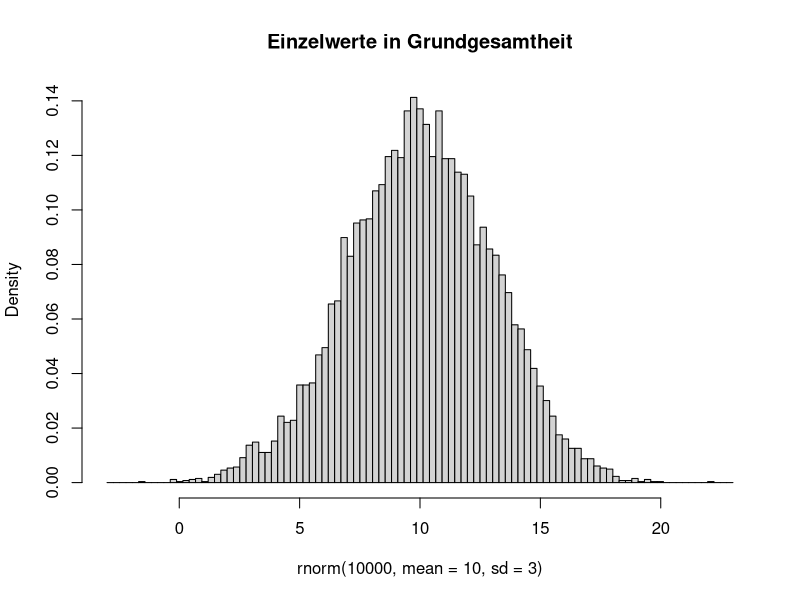
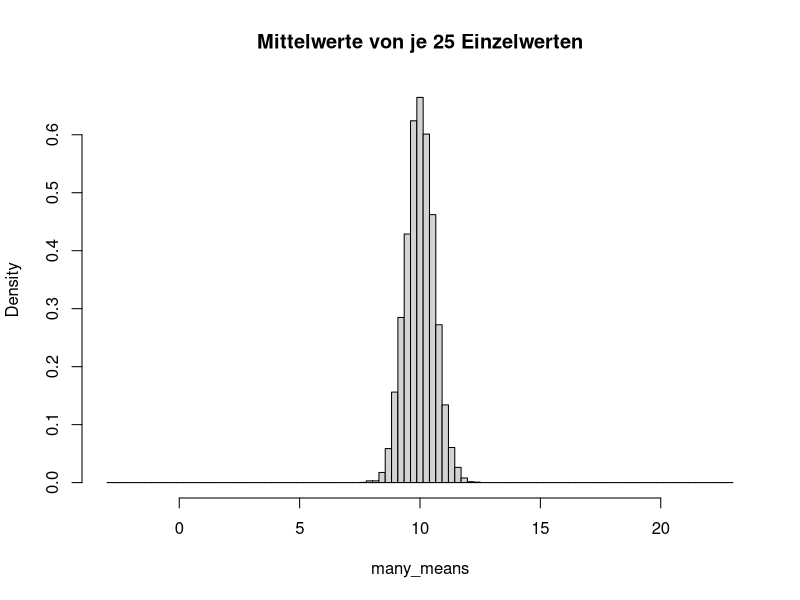
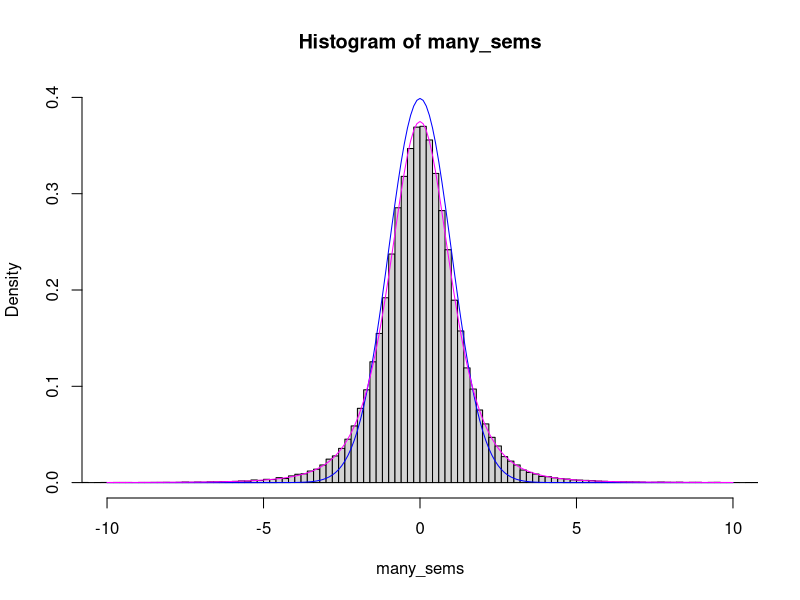
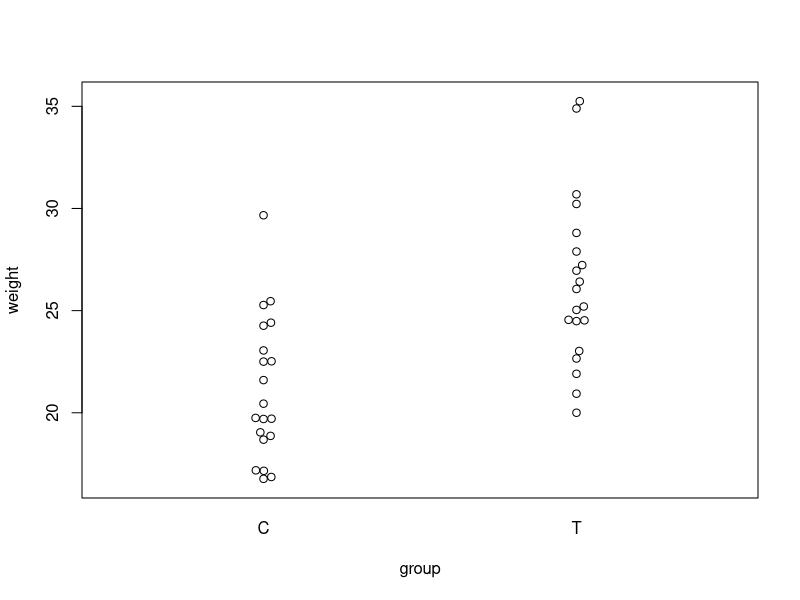
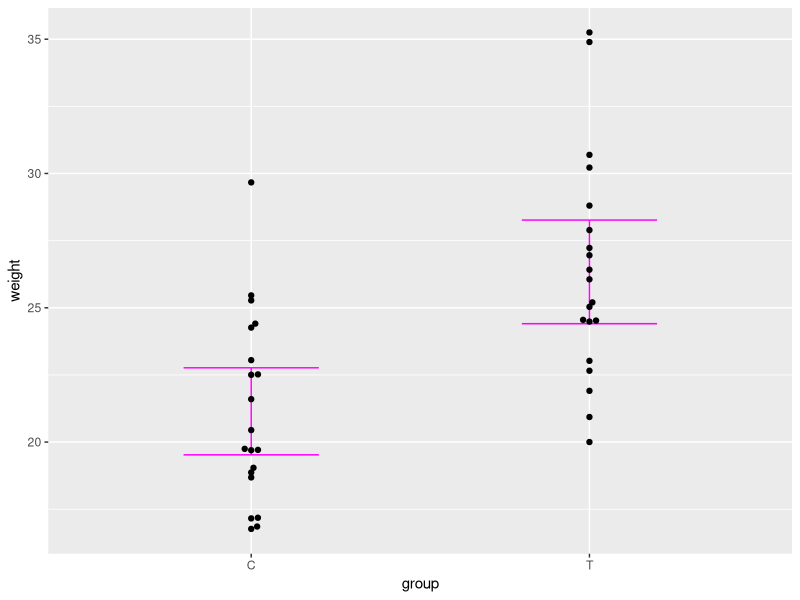
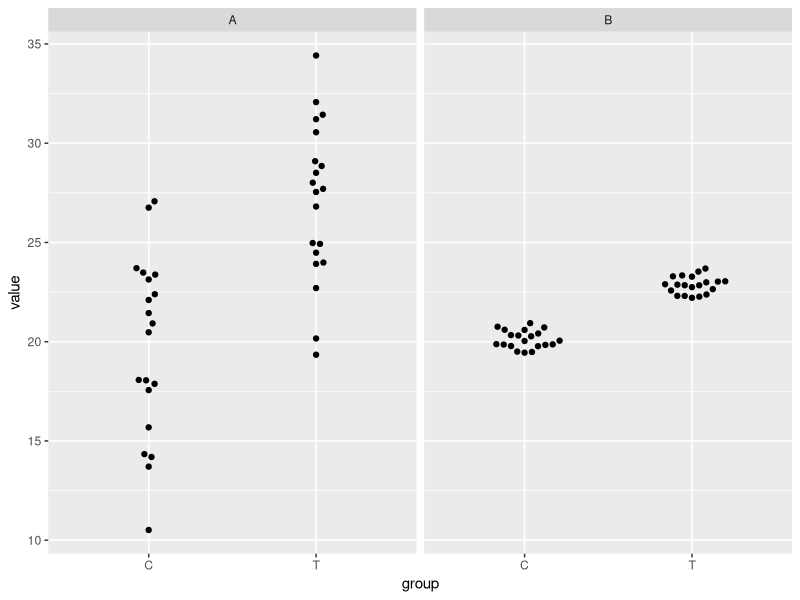
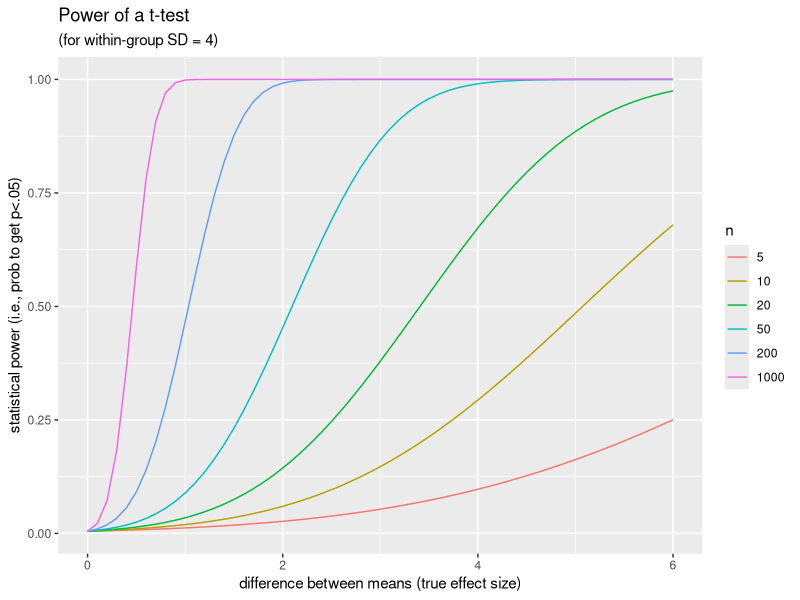
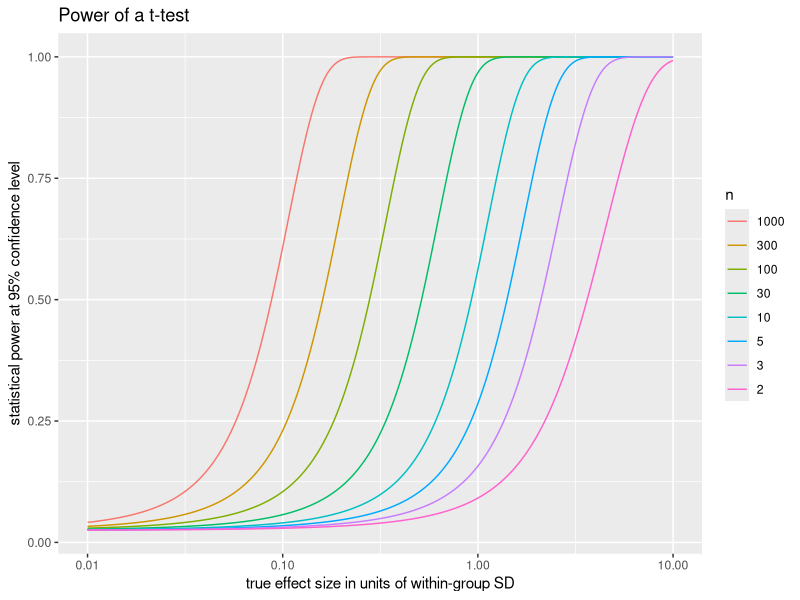

Write the R code that produced these figures, in order.
## ---- chunk 1
library( tidyverse )
library( ggbeeswarm )
set.seed( 13245768 )
## ---- chunk 2
rnorm( 25, mean=10, sd=3 ) -> x
x
## ---- chunk 3
mean(x)
## ---- chunk 4
replicate( 10000, { 
  rnorm( 25, mean=10, sd=3 ) -> x
  mean( x ) 
} ) -> many_means 
## ---- chunk 5
breaks <- seq( -3, 23, length.out=100 )

hist( rnorm( 10000, mean=10, sd=3 ), freq=FALSE, breaks=breaks, main="Einzelwerte in Grundgesamtheit" ) 

hist( many_means, freq=FALSE, breaks=breaks, main="Mittelwerte von je 25 Einzelwerten" ) 
## ---- chunk 6
rnorm( 25, mean=10, sd=3 ) -> x
mean( x ) 
sd( x )
## ---- chunk 7
sd(x) / sqrt(25)
## ---- chunk 8
replicate( 10000, {
  rnorm( 25, mean=10, sd=3 ) -> x
  c( mean=mean(x), sem=sd(x)/5 )
}) %>% t -> many_means_with_sem

head( many_means_with_sem )
## ---- chunk 9
many_means_with_sem %>%
as_tibble() %>%
mutate( contains_true_value = mean-sem < 10 & mean+sem > 10 ) %>%
summarise( mean(contains_true_value) )
## ---- chunk 10
many_means_with_sem %>%
as_tibble() %>%
mutate( contains_true_value = mean-2*sem < 10 & mean+2*sem > 10 ) %>%
summarise( mean(contains_true_value) )
## ---- chunk 11
rnorm( 25, mean=10, sd=3 ) -> x

# Stichproben-Mittelwert:
mean(x) -> mu

# SEM:
sd(x) / sqrt(length(x)) -> sem
sem

# zugehöriges 95%-KI
c( mu-2*sem, mu+2*sem )
## ---- chunk 12
qnorm( .025  )
qnorm( .975  )
## ---- chunk 13
replicate( 10000, {
  rnorm( 5, mean=10, sd=3 ) -> x
  c( mean=mean(x), sem=sd(x)/sqrt(length(x)) )
}) %>% t -> many_means_with_sem


many_means_with_sem %>%
as_tibble() %>%
mutate( contains_true_value = mean-2*sem < 10 & mean+2*sem > 10 ) %>%
summarise( mean(contains_true_value) )
## ---- chunk 14
qt( 0.025, df=4 )
qt( 0.975, df=4 )
## ---- chunk 15
many_means_with_sem %>%
as_tibble() %>%
mutate( contains_true_value = mean-2.78*sem < 10 & mean+2.78*sem > 10 ) %>%
summarise( mean(contains_true_value) )
## ---- chunk 16
tibble( n = c(2:10, 15,20, 50, 100, 1000, 10000 ) ) %>%
mutate( f95 = qt( .975, n-1 ) %>% round(2) ) 
## ---- chunk 17
n <- 5
replicate( 100000, {
  rnorm( n, mean=0, sd=1 ) -> x
  sd(x) / sqrt(n) -> sem
  mean(x) / sem
}) -> many_sems  

hist( many_sems, 300, xlim=c(-10, 10), freq=FALSE, ylim=c(0,.4) )

xg <- seq( -10, 10, by=.1 )
lines( xg, dnorm( xg ), col="blue" )
lines( xg, dt( xg, n-1 ), col="magenta" )
## ---- chunk 18
# Einzelwerte
c( 10.95, 8.21, 8.19, 6.33, 11.09, 12.28, 10.01, 7.14 ) -> x

# Mittelwert
mean(x) -> mymean
mymean

#SEM
sd(x)/sqrt(length(x)) -> sem

# KI
c( mymean - 2*sem, mymean + 2*sem )
## ---- chunk 19
qt( .975, length(x)-1 ) -> q

# KI
c( mymean - q*sem, mymean + q*sem )
## ---- chunk 20
t.test(x)$conf.int
## ---- chunk 21
set.seed( 1324996 )

bind_rows(
  tibble( weight = rnorm( n=20, mean=22, sd=4 ), group = "C" ),
  tibble( weight = rnorm( n=20, mean=26, sd=4 ), group = "T" ) ) -> weight_data

beeswarm::beeswarm( weight ~ group, weight_data )
## ---- chunk 22
weight_data %>%
group_by( group ) %>%
summarise( broom::tidy( t.test( weight ) ) ) %>%
select( group, mean=estimate, conf.low, conf.high ) -> weight_data_means

weight_data_means
## ---- chunk 23
ggplot( NULL ) +
  geom_errorbar( aes( x=group, ymin=conf.low, ymax=conf.high ), data=weight_data_means, width=.4, col="magenta" ) +
  geom_beeswarm( aes( x=group, y=weight ), data=weight_data ) 
## ---- chunk 24
t.test( weight ~ group, weight_data )
## ---- chunk 25
t.test( weight ~ group, weight_data, var.equal=TRUE )
## ---- chunk 26
t.test( weight ~ group, weight_data, conf.level=.999 )
## ---- chunk 27
t.test( weight ~ group, weight_data, conf.level=1-0.0001154 )
## ---- chunk 28
set.seed( 1324 )
bind_rows(
  tibble( group="C", experiment="A", value=rnorm( 20, 20, 4 ) ),
  tibble( group="T", experiment="A", value=rnorm( 20, 27, 4 ) ),
  tibble( group="C", experiment="B", value=rnorm( 20, 20, .5 ) ),
  tibble( group="T", experiment="B", value=rnorm( 20, 23, .5 ) ) ) -> data2exp

data2exp %>%
ggplot +
  geom_beeswarm( aes( x=group, y=value ), cex=2.2 ) +
  facet_grid( cols=vars(experiment) )
## ---- chunk 29
data2exp %>%
group_by( experiment ) %>%
summarise( broom::tidy( t.test( value ~ group, var.equal=TRUE ) ) )
## ---- chunk 30
data2exp %>%
filter( experiment=="A" ) %>%
group_by( group ) %>%
mutate( group_mean = mean(value) ) %>%
ungroup %>%
mutate( residuals = value - group_mean ) %>%  
summarise( sum_of_squares = sum( residuals^2 ), n=n() ) %>%
mutate( pooled_variance = sum_of_squares / (n-2) ) %>%
mutate( pooled_sd = sqrt( pooled_variance ) ) %>%
pull(pooled_sd) -> pooled_sd

data2exp %>%
filter( experiment=="A" ) %>%
group_by( group ) %>%
summarise( 
  group_mean = mean(value),
  group_mean_se = pooled_sd / sqrt( n() ),
  n=n() ) %>%
summarise( 
  mean_diff = diff( group_mean ),
  mean_diff_se = sqrt( sum( group_mean_se^2 ) ),
  n = sum(n) ) %>%
mutate( t = mean_diff / mean_diff_se ) %>%
mutate( p = 2* ( 1-pt( t, n-2 ) ) )
## ---- chunk 31
ctrl  <- rnorm( n=20, mean=22, sd=4 ) 
treat <- rnorm( n=20, mean=26, sd=4 ) 

t.test( ctrl, treat )
## ---- chunk 32
replicate( 10000, {
  ctrl  <- rnorm( n=20, mean=22, sd=4 ) 
  treat <- rnorm( n=20, mean=25, sd=4 ) 

  t.test( ctrl, treat )$p.value } ) -> many_pvals

mean( many_pvals < .05 )
## ---- chunk 33
power.t.test( n=20, delta=3, sd=4 )
## ---- chunk 34
expand_grid( diff=seq( 0, 6, by=.1 ), n=c(5, 10, 20, 50, 200, 1000 ) ) %>%
rowwise() %>%
mutate( power = power.t.test( n=n, delta=diff, sd=4, sig.level = 0.01 )$power ) %>%
ggplot( aes( x=diff, y=power, col=factor(n) ) ) +
  geom_line() +
  labs( 
    x = "difference between means (true effect size)",
    y = "statistical power (i.e., prob to get p<.05)",
    col = "n",
    title = "Power of a t-test",
    subtitle = "(for within-group SD = 4)")
## ---- chunk 35
expand_grid( diff=10^seq( -2, 1, by=.01 ), n=c(2, 3, 5, 10, 30, 100, 300, 1000 ) ) %>%
rowwise() %>%
mutate( power = power.t.test( n=n, delta=diff, sd=1 )$power ) %>%
ggplot( aes( x=diff, y=power, col=fct_rev(factor(n)) ) ) +
  geom_line() +
  scale_x_log10() +
  labs( 
    x = "true effect size in units of within-group SD",
    y = "statistical power at 95% confidence level",
    col = "n",
    title = "Power of a t-test" )
